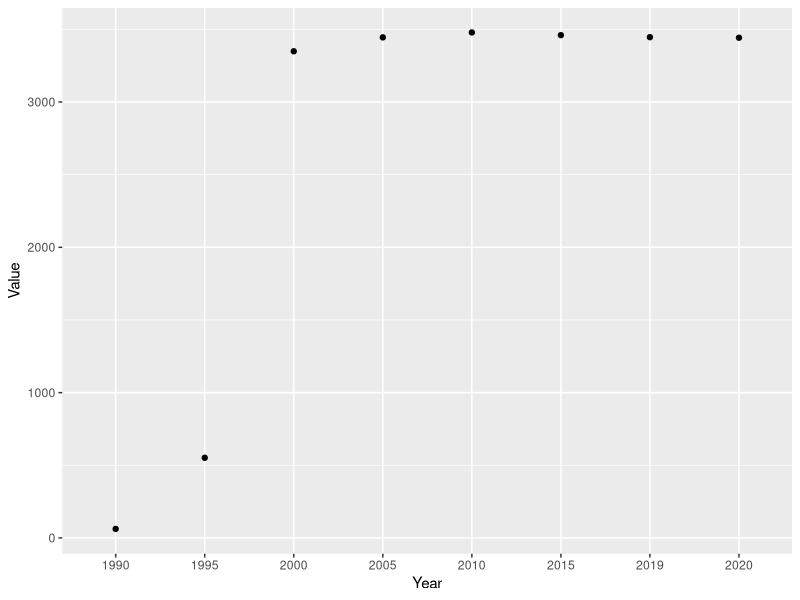
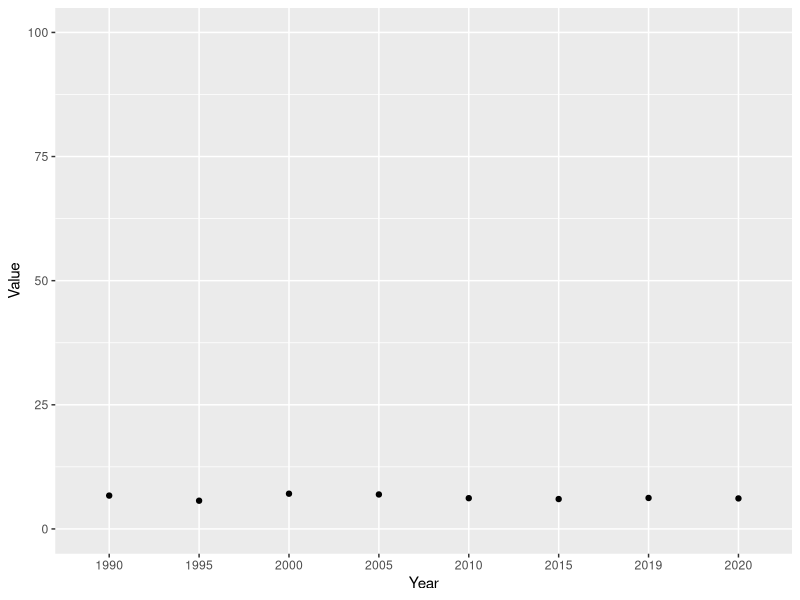
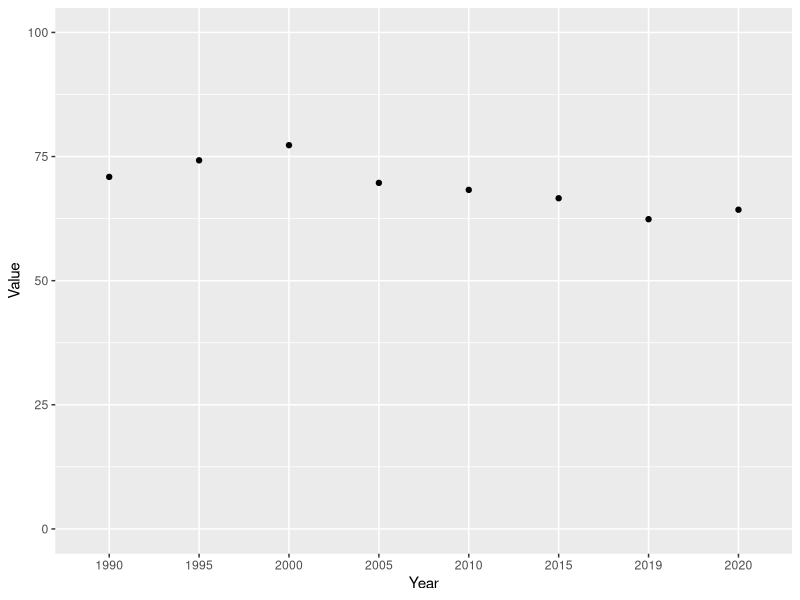

Here is the R script that generated these plots, in order:
## ---- chunk 1
knitr::opts_chunk$set(echo = TRUE)
library(here)
library(data.table)
library(ggplot2)
library(tidyr)
library(dplyr)
## ---- chunk 2
aquastat = fread(here("data/AQUASTAT Dissemination System.csv"), header = TRUE)

long_data <- pivot_longer(aquastat, cols = 5:ncol(aquastat), names_to = "Year", values_to = "Value", names_prefix = '"')
wide_data <- select(long_data, "Country", "Variable", "Year", "Value") %>% pivot_wider(names_from = "Variable", values_from = "Value")
## ---- chunk 3
african_countries <- c("Algeria", "Angola", "Benin", "Botswana", "Burkina Faso", "Burundi", "Cabo Verde", "Cameroon", "Central African Republic", "Chad", "Comoros", "Congo, Democratic Republic of the", "Congo, Republic of the", "Cote d’Ivoire", "Djibouti", "Egypt", "Equatorial Guinea", "Eritrea", "Eswatini", "Ethiopia", "Gabon", "Gambia", "Ghana", "Guinea", "Guinea-Bissau", "Kenya", "Lesotho", "Liberia", "Libya", "Madagascar", "Malawi", "Mali", "Mauritania", "Mauritius", "Morocco", "Mozambique", "Namibia", "Niger", "Nigeria", "Rwanda", "Sao Tome and Principe", "Senegal", "Seychelles", "Sierra Leone", "Somalia", "South Africa", "South Sudan", "Sudan", "Tanzania", "Togo", "Tunisia", "Uganda", "Zambia", "Zimbabwe")

SSA_countries <- c("Angola", "Benin", "Botswana", "Burkina Faso", "Burundi", "Cabo Verde", "Cameroon", "Central African Republic", "Chad", "Comoros", "Congo, Democratic Republic of the", "Congo, Republic of the", "Djibouti", "Equatorial Guinea", "Eritrea", "Eswatini", "Ethiopia", "Gabon", "Gambia", "Ghana", "Guinea", "Guinea-Bissau", "Kenya", "Lesotho", "Liberia", "Madagascar", "Malawi", "Mali", "Mauritania", "Mauritius", "Mozambique", "Namibia", "Niger", "Nigeria", "Rwanda", "Sao Tome and Principe", "Senegal", "Seychelles", "Sierra Leone", "Somalia", "South Africa", "South Sudan", "Sudan", "Tanzania", "Togo", "Uganda", "Zambia", "Zimbabwe")
## ---- chunk 4
# plot the irrigated area time series for SSA countries
long_data %>% 
  filter(Country %in% SSA_countries, Variable == "Area equipped for irrigation: actually irrigated") %>%
  group_by(Year) %>%
  summarize(Value = sum(Value, na.rm = TRUE)) %>%
  ggplot() +
  geom_point(aes(x = Year, y = Value))
## ---- chunk 5
# plot the irrigated percent time series for SSA countries
long_data %>% 
  filter(Country %in% SSA_countries, Variable == "% of the cultivated area equipped for irrigation") %>%
  group_by(Year) %>%
  summarize(Value = mean(Value, na.rm = TRUE)) %>%
  ggplot() +
  geom_point(aes(x = Year, y = Value)) +
  ylim(0, 100)
## ---- chunk 6
# plot the irrigated percent time series for SSA countries
long_data %>% 
  filter(Country %in% SSA_countries, Variable == "% of the area equipped for irrigation actually irrigated") %>%
  group_by(Year) %>%
  summarize(Value = mean(Value, na.rm = TRUE)) %>%
  ggplot() +
  geom_point(aes(x = Year, y = Value)) +
  ylim(0, 100)
